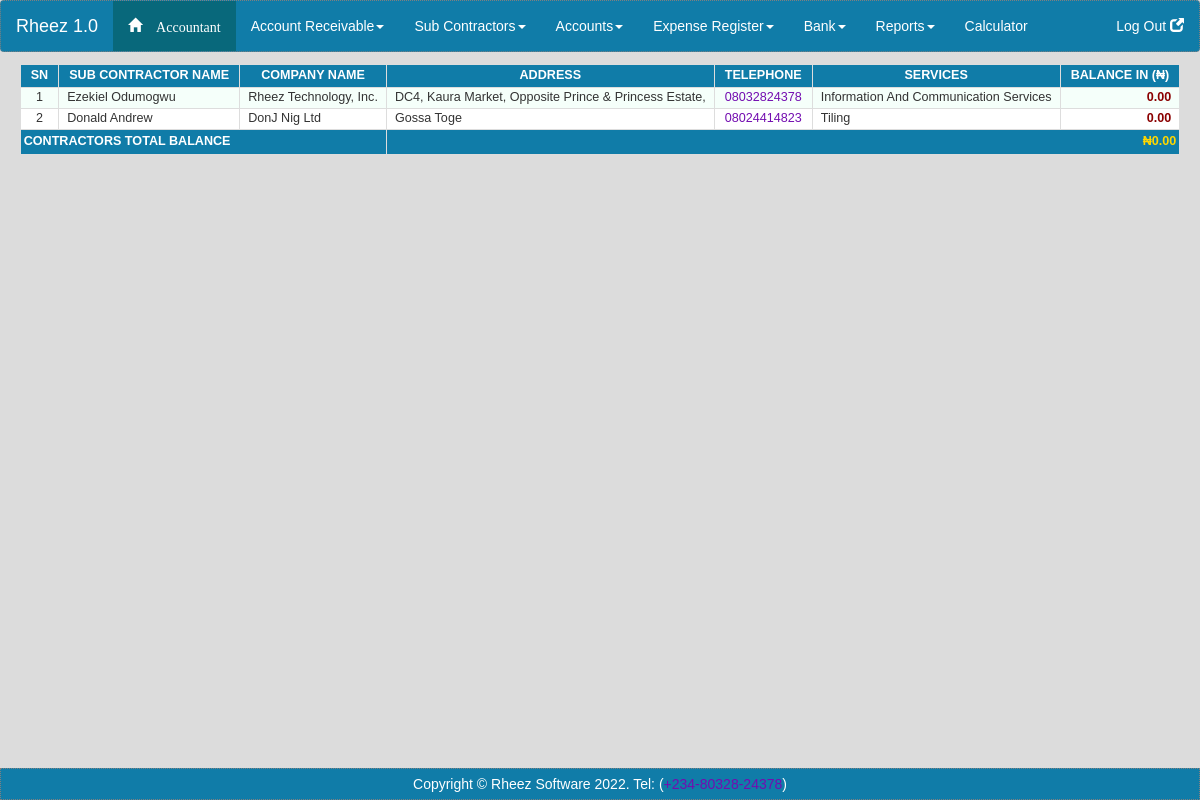
Page /sub_contractor/list (signed in) on the committed database.
### tables this page shows
CREATE TABLE sub_contractors (sc_id INTEGER PRIMARY KEY AUTOINCREMENT, sc_name varchar (255) NOT NULL, company_name VARCHAR (255), sc_address varchar (255) NOT NULL, sc_tel varchar (255) NOT NULL UNIQUE ON CONFLICT ROLLBACK, sc_service varchar (255) NOT NULL, account DECIMAL (255) DEFAULT (0.0));

### index.php (called while the page is built, shortened)
<?php
    require_once('libs'.DIRECTORY_SEPARATOR.'config.php');
    $router = new Router($_SERVER['REQUEST_URI']);
    $controller = $router->createController();
    if($controller){
        $controller->executeAction();
        $data = $controller->getData();
    }
    include(VIEW_PATH.'defaultView.php');

### libs/config.php (called while the page is built, shortened)
<?php
    spl_autoload_register(function ($class){
        $control_class = CNTRL_PATH.str_ireplace('Controller','', $class).'.php';
        $model_class = MODEL_PATH.str_ireplace('Model','', $class).'.php';
        $base_class = CLASS_PATH.$class.'.php';
    });

### libs/base_classes/Router.php (called while the page is built, shortened)
<?php
class Router{
    protected $controller;
    protected $action;
    protected $params = array();
    public function __construct($request)
    {
        $url = trim(ltrim(rtrim($request,"/"),'/'));
        $exploded_url = explode('/', $url);
        if(sizeof($exploded_url) > 0){
            $this->controller = ucfirst(array_shift($exploded_url)).'Controller';
        }else{
            $this->controller = 'Home';
        }
        if(sizeof($exploded_url) > 0){
            $this->action = array_shift($exploded_url);
        }else{
            $this->action = 'index';
        }
    }
    public function createController(){
        if(class_exists($this->controller))
        {
            if(method_exists($this->controller, $this->action))
            {
                return new $this->controller($this->action, $this->params);
            }
            else {
                App::setMsg('Requested "'.$this->action.'" Method Not Found!','error');
            }
        }
        else {
            App::setMsg('Requested "'.$this->controller.'" Class Not Found!','error');
        }
    }
}

### libs/base_classes/Controller.php (called while the page is built, shortened)
<?php
abstract class Controller
{
    protected $action;
    protected $params;
    protected $data = array();
    public function __construct($action, $params)
    {
        $this->action = $action;
        $this->params = $params;
    }
    public function executeAction(){
        if(sizeof($this->params) > 0 && (!empty($this->params[0]))){
            return $this->{$this->action}($this->params);
        }
        else
        {
            return $this->{$this->action}();
        }
    }
    public function setData($array){
        $this->data = $array;
    }
    public function getData(){
        return $this->data;
    }
}

### libs/base_classes/Model.php (called while the page is built, shortened)
<?php
abstract class Model{
	protected $dbh;
	protected $stmt;
	public function __construct(){
		$this->dbh = new PDO("sqlite:./accounting_db.sqlite3");
		$this->dbh->setAttribute(PDO::ATTR_ERRMODE, PDO::ERRMODE_EXCEPTION);
		$this->dbh->setAttribute(PDO::ATTR_DEFAULT_FETCH_MODE, PDO::FETCH_ASSOC);
		$this->dbh->setAttribute(PDO::ATTR_PERSISTENT, TRUE);
	}
	public function query($query){
		$this->stmt = $this->dbh->prepare($query);
	}
	public function execute(){
		if($this->stmt->execute()){
		    return true;
        }else{
		    return false;
        }
	}
	public function resultSet(){
		if($this->execute()){
		    return $this->stmt->fetchAll(PDO::FETCH_ASSOC);
        }else{
		    return false;
        }
	}
}

### models/Sub_contractor.php (called while the page is built, shortened)
<?php
class Sub_contractorModel extends Model
{
	public function list(){
		$this->query('SELECT * FROM Sub_contractors');
        $data = $this->resultSet();
        return $data;
	}
}

### controllers/Sub_contractor.php (called while the page is built, shortened)
<?php
class Sub_contractorController extends Controller
{
	public function list(){
		$contractors = new Sub_contractorModel;
		$all = $contractors->list();
	}
}

### views/sub_contractor/allSubContractors.php (the view)
<table class="table-bordered table-responsive" >
    <tr>
        <th >SN </th>
        <th>SUB CONTRACTOR NAME</th>
        <th>COMPANY NAME</th>
        <th> ADDRESS </th>
        <th>TELEPHONE</th>
        <th>SERVICES</th>
        <th>BALANCE IN (&#8358;)</th>
    </tr>
    <?php
    $total_value=0;
    $i = 1;
        foreach($data as $result)
        {
           $tel = $result["sc_tel"];
           $bal = $result["account"];
            print("<tr>");
            print("<td style='text-align:center'>{$i}</td>");
            print("<td>{$result["sc_name"]}</td>");
            print("<td style='white-space: nowrap;'>{$result["company_name"]}</td>");
            print("<td>{$result["sc_address"]}</td>");
            print("<td style='text-align:center'><a href='tel:$tel'>{$tel}</a></td>");
            print("<td>{$result["sc_service"]}</td>");
            print("<td id='cash'>".number_format($bal, 2)."</td>");
            $total_value=$total_value+$bal;
            print("</tr>");
            $i+=1;
        }
    print("<tr style='background: #107ca8;'><td colspan='3' style='color:white; padding:3px;'>
            <b>CONTRACTORS TOTAL BALANCE</b></td>
            <td id='cash' style='padding:3px; color: gold;' colspan='4'><b>&#8358;"
            .number_format($total_value, 2)."</b></td></tr>");
    ?>
</table>

### assets/css/style.css (style rules this page uses)
* { box-sizing:border-box; }
html body { text-decoration:none; background: gainsboro; height: 100%; width: 100%; overflow-x: hidden; font-family: Helvetica, Sans-Serif ,Serif; }
table { margin: 0 auto; }
#cash { text-align:right; color: darkred; font-size:0.9em; font-weight: bolder; }
tr:nth-child(even) { background-color:#F5FFFA; }
tr:nth-child(odd) { background-color:white; }
th { padding-right:10px; padding-left:10px; padding-top:2px; padding-bottom:2px; background-color: #107ca8; border:1px solid #ABB2B9; color: white; text-align: center; font-size: 0.9em; font-weight: bold; width: auto; white-space: nowrap; }
td { padding-left:8px; padding-right:8px; padding-top:1px; padding-bottom:1px; border: 1px solid #ABB2B9; text-align: left; font-size: 0.9em; }
div a:link { color: #730db0 ; text-decoration: none; }

### views/account_menu.php (style rules this page uses)
* { box-sizing: border-box; }

### rows in the picture
sub_contractors: sc_name "Ezekiel Odumogwu", company_name "Rheez Technology, Inc.", sc_address "DC4, Kaura Market, Opposite Prince & Princess Estate,", sc_tel "08032824378", sc_service "Information And Communication Services", account "0.00"
sub_contractors: sc_name "Donald Andrew", company_name "DonJ Nig Ltd", sc_address "Gossa Toge", sc_tel "08024414823", sc_service "Tiling", account "0.00"

### other values in the picture
$total_value "0.00"
